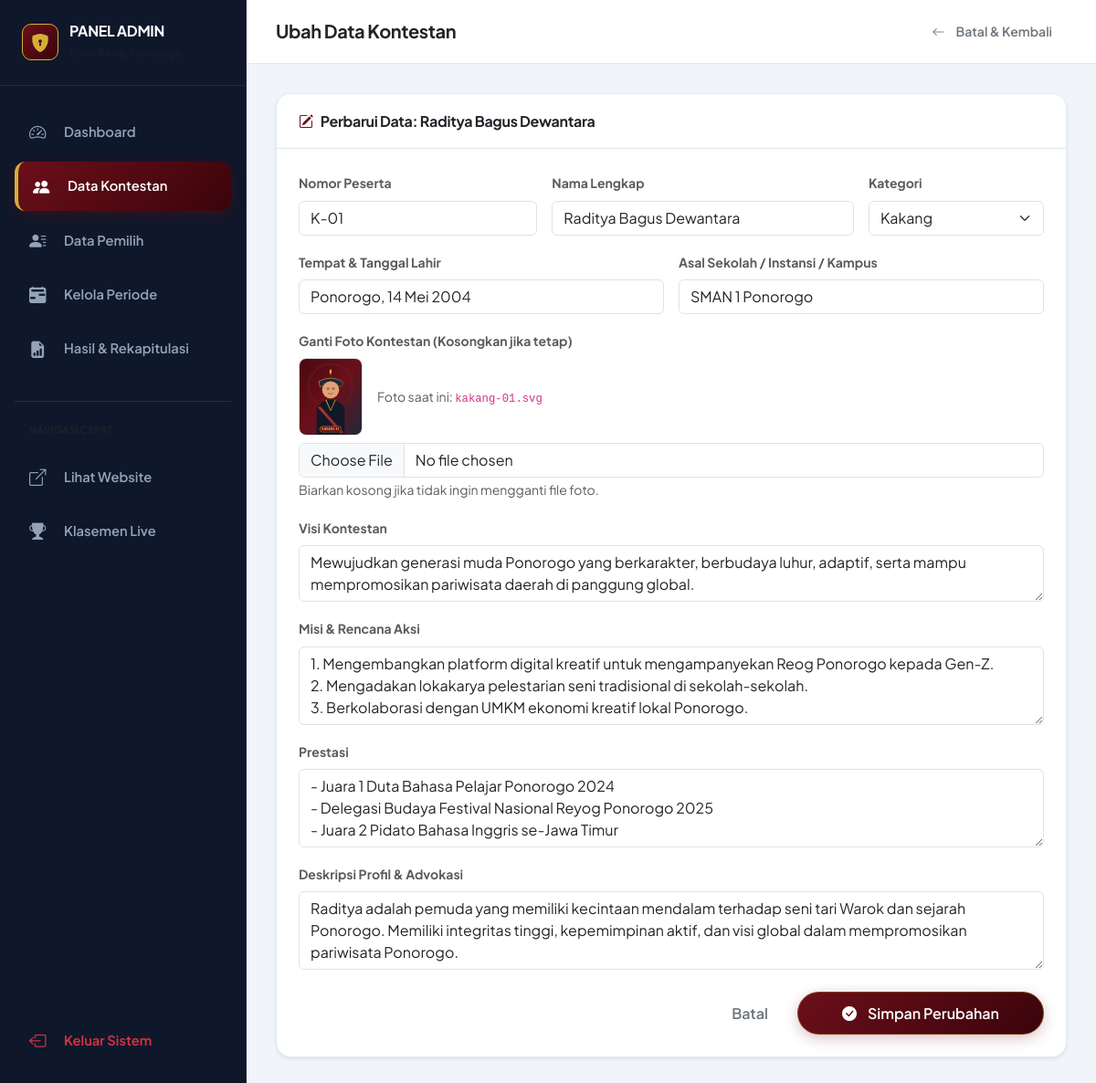
Screenshot of /admin/edit-kontestan.php?id=1 (signed in) with the database file from the repository.
### tables this page shows
CREATE TABLE `kontestan` (
  `id` INT AUTO_INCREMENT PRIMARY KEY,
  `nomor_peserta` VARCHAR(10) NOT NULL,
  `nama` VARCHAR(100) NOT NULL,
  `kategori` ENUM('Kakang', 'Senduk') NOT NULL,
  `ttl` VARCHAR(100) NOT NULL,
  `foto` VARCHAR(255) NOT NULL,
  `asal_instansi` VARCHAR(150) NOT NULL,
  `visi` TEXT NOT NULL,
  `misi` TEXT NOT NULL,
  `prestasi` TEXT NOT NULL,
  `deskripsi` TEXT NOT NULL,
  `created_at` TIMESTAMP NOT NULL DEFAULT CURRENT_TIMESTAMP
);

### admin/edit-kontestan.php (the view, shortened to what this page needs)
<?php
require_once __DIR__ . '/../config/koneksi.php';
$id = isset($_GET['id']) ? (int)$_GET['id'] : 0;
$stmt = $conn->prepare("SELECT * FROM kontestan WHERE id = ? LIMIT 1");
$stmt->bind_param("i", $id);
$stmt->execute();
$res = $stmt->get_result();
$kontestan = $res->fetch_assoc();
?>
<!DOCTYPE html>
<html lang="id">
<head>
  <link href="https://cdn.jsdelivr.net/npm/bootstrap@5.3.2/dist/css/bootstrap.min.css" rel="stylesheet">
  <link rel="stylesheet" href="https://cdn.jsdelivr.net/npm/bootstrap-icons@1.11.3/font/bootstrap-icons.min.css">
  <link rel="stylesheet" href="<?= BASE_URL ?>assets/css/style.css">
</head>
<body>
<div class="admin-layout">
  <?php include __DIR__ . '/sidebar.php'; ?>
  <div class="admin-content">
    <header class="admin-navbar">
      <div class="d-flex align-items-center gap-3">
        <h5 class="fw-bold text-dark mb-0">Ubah Data Kontestan</h5>
      </div>
      <a href="<?= BASE_URL ?>admin/kontestan.php" class="btn btn-outline-secondary btn-sm px-3">
        <i class="bi bi-arrow-left me-1"></i> Batal & Kembali
      </a>
    </header>
    <main class="admin-body">
      <div class="card card-table shadow-sm" style="max-width: 900px; margin: 0 auto;">
        <div class="card-header">
          <h6 class="fw-bold mb-0 text-dark">
            <i class="bi bi-pencil-square text-maroon me-2"></i>Perbarui Data: <?= htmlspecialchars($kontestan['nama']) ?>
          </h6>
        </div>
        <div class="p-4">
          <form action="" method="POST" enctype="multipart/form-data">
            <div class="row g-3 mb-3">
              <div class="col-md-4">
                <label class="form-label fw-bold small text-muted">Nomor Peserta</label>
                <input type="text" name="nomor_peserta" class="form-control" value="<?= htmlspecialchars($kontestan['nomor_peserta']) ?>" required>
              </div>
              <div class="col-md-5">
                <label class="form-label fw-bold small text-muted">Nama Lengkap</label>
                <input type="text" name="nama" class="form-control" value="<?= htmlspecialchars($kontestan['nama']) ?>" required>
              </div>
              <div class="col-md-3">
                <label class="form-label fw-bold small text-muted">Kategori</label>
                <select name="kategori" class="form-select" required>
                  <option value="Kakang" <?= $kontestan['kategori'] === 'Kakang' ? 'selected' : '' ?>>Kakang</option>
                </select>
              </div>
            </div>
            <div class="row g-3 mb-3">
              <div class="col-md-6">
                <label class="form-label fw-bold small text-muted">Tempat & Tanggal Lahir</label>
                <input type="text" name="ttl" class="form-control" value="<?= htmlspecialchars($kontestan['ttl']) ?>" required>
              </div>
              <div class="col-md-6">
                <label class="form-label fw-bold small text-muted">Asal Sekolah / Instansi / Kampus</label>
                <input type="text" name="asal_instansi" class="form-control" value="<?= htmlspecialchars($kontestan['asal_instansi']) ?>" required>
              </div>
            </div>
            <div class="mb-3">
              <label class="form-label fw-bold small text-muted">Ganti Foto Kontestan (Kosongkan jika tetap)</label>
              <div class="d-flex align-items-center gap-3 mb-2">
                <img src="<?= BASE_URL ?>uploads/<?= htmlspecialchars($kontestan['foto']) ?>" alt="Foto Sekarang" class="rounded-3 border" style="width: 70px; height: 85px; object-fit: cover;">
                <span class="small text-muted">Foto saat ini: <code><?= htmlspecialchars($kontestan['foto']) ?></code></span>
              </div>
              <input type="file" name="foto" id="fotoInput" class="form-control" accept=".jpg,.jpeg,.png,.svg,.webp">
              <small class="text-muted">Biarkan kosong jika tidak ingin mengganti file foto.</small>
            </div>
            <div class="mb-3">
              <label class="form-label fw-bold small text-muted">Visi Kontestan</label>
              <textarea name="visi" class="form-control" rows="2" required><?= htmlspecialchars($kontestan['visi']) ?></textarea>
            </div>
            <div class="mb-3">
              <label class="form-label fw-bold small text-muted">Misi & Rencana Aksi</label>
              <textarea name="misi" class="form-control" rows="3" required><?= htmlspecialchars($kontestan['misi']) ?></textarea>
            </div>
            <div class="mb-3">
              <label class="form-label fw-bold small text-muted">Prestasi</label>
              <textarea name="prestasi" class="form-control" rows="3" required><?= htmlspecialchars($kontestan['prestasi']) ?></textarea>
            </div>
            <div class="mb-4">
              <label class="form-label fw-bold small text-muted">Deskripsi Profil & Advokasi</label>
              <textarea name="deskripsi" class="form-control" rows="3" required><?= htmlspecialchars($kontestan['deskripsi']) ?></textarea>
            </div>
            <div class="d-flex justify-content-end gap-2">
              <a href="<?= BASE_URL ?>admin/kontestan.php" class="btn btn-outline-secondary px-4">Batal</a>
              <button type="submit" class="btn btn-maroon px-5">
                <i class="bi bi-check-circle-fill me-1"></i> Simpan Perubahan
              </button>
            </div>
          </form>
        </div>
      </div>
    </main>
  </div>
</div>
</body>
</html>

### assets/css/style.css (style rules this page uses)
:root { --font-main: 'Plus Jakarta Sans', -apple-system, BlinkMacSystemFont, 'Segoe UI', Roboto, sans-serif; --font-serif: 'Playfair Display', Georgia, serif; --primary-maroon: #6B0F1A; --primary-maroon-dark: #4A0810; --primary-maroon-light: #8E1B29; --primary-maroon-soft: #FDF2F3; --royal-gold: #D4AF37; --royal-gold-dark: #A98622; --royal-gold-light: #F6E6B4; --royal-gold-soft: #FCF9EE; --dark-charcoal: #1E293B; --slate-dark: #0F172A; --slate-muted: #64748B; --slate-border: #E2E8F0; --bg-clean: #F8FAFC; --bg-white: #FFFFFF; --grad-maroon: linear-gradient(135deg, #6B0F1A 0%, #3B040B 100%); --grad-gold: linear-gradient(135deg, #ECC860 0%, #D4AF37 50%, #A98622 100%); --grad-hero: linear-gradient(135deg, rgba(20, 2, 5, 0.94) 0%, rgba(74, 8, 16, 0.90) 50%, rgba(15, 23, 42, 0.95) 100%); --grad-kakang: linear-gradient(135deg, #6B0F1A 0%, #A31E2C 100%); --grad-senduk: linear-gradient(135deg, #B83253 0%, #D4AF37 100%); --grad-podium-1: linear-gradient(180deg, #FFE894 0%, #D4AF37 100%); --grad-podium-2: linear-gradient(180deg, #E2E8F0 0%, #94A3B8 100%); --grad-podium-3: linear-gradient(180deg, #F3BA88 0%, #C06C3E 100%); --shadow-sm: 0 2px 4px rgba(30, 41, 59, 0.04); --shadow-md: 0 8px 20px rgba(30, 41, 59, 0.08); --shadow-lg: 0 16px 36px rgba(107, 15, 26, 0.12); --shadow-hover: 0 22px 45px rgba(107, 15, 26, 0.22); --shadow-gold: 0 10px 25px rgba(212, 175, 55, 0.35); --glass-bg: rgba(255, 255, 255, 0.92); --glass-border: rgba(212, 175, 55, 0.25); --glass-blur: blur(14px); --radius-sm: 8px; --radius-md: 12px; --radius-lg: 16px; --radius-xl: 24px; --radius-pill: 50px; --transition-normal: all 0.3s cubic-bezier(0.4, 0, 0.2, 1); }
* { box-sizing: border-box; }
body { font-family: var(--font-main); background-color: var(--bg-clean); color: var(--dark-charcoal); line-height: 1.6; min-height: 100vh; display: flex; flex-direction: column; overflow-x: hidden; }
main { flex: 1 0 auto; }
h1, h2, h3, h4, h5, h6 { font-weight: 700; color: var(--dark-charcoal); letter-spacing: -0.02em; }
.text-maroon { color: var(--primary-maroon) !important; }
.btn { font-weight: 600; border-radius: var(--radius-pill); padding: 0.65rem 1.6rem; transition: var(--transition-normal); display: inline-flex; align-items: center; justify-content: center; gap: 8px; border: none; }
.btn-maroon { background: var(--grad-maroon); color: #FFFFFF !important; box-shadow: 0 4px 15px rgba(107, 15, 26, 0.25); border: 1px solid rgba(212, 175, 55, 0.3); }
.admin-layout { display: flex; min-height: 100vh; }
.admin-content { flex: 1; background: #F1F5F9; display: flex; flex-direction: column; min-width: 0; }
.admin-navbar { background: #FFFFFF; border-bottom: 1px solid var(--slate-border); padding: 0.85rem 2rem; display: flex; align-items: center; justify-content: space-between; }
.admin-body { padding: 2rem; flex: 1; }
.card-table { background: #FFFFFF; border-radius: var(--radius-lg); border: 1px solid var(--slate-border); box-shadow: var(--shadow-sm); overflow: hidden; }
.card-table .card-header { background: #FFFFFF; border-bottom: 1px solid var(--slate-border); padding: 1.25rem 1.5rem; display: flex; align-items: center; justify-content: space-between; }

### rows the page displays
kontestan: nama "Raditya Bagus Dewantara", nomor_peserta "K-01", kategori "Kakang", ttl "Ponorogo, 14 Mei 2004", asal_instansi "SMAN 1 Ponorogo", foto (picture), foto "kakang-01.svg", visi "Mewujudkan generasi muda Ponorogo yang berkarakter, berbudaya luhur, adaptif, serta mampu mempromosikan pariwisata daerah di panggung global.", misi "1. Mengembangkan platform digital kreatif untuk mengampanyekan Reog Ponorogo kepada Gen-Z. 2. Mengadakan lokakarya pelestarian seni tradisional di sekolah-sekolah. 3. Berkolaborasi dengan UMKM ekonomi kreatif lokal Ponorogo.", prestasi "- Juara 1 Duta Bahasa Pelajar Ponorogo 2024 - Delegasi Budaya Festival Nasional Reyog Ponorogo 2025 - Juara 2 Pidato Bahasa Inggris se-Jawa Timur", deskripsi "Raditya adalah pemuda yang memiliki kecintaan mendalam terhadap seni tari Warok dan sejarah Ponorogo. Memiliki integritas tinggi, kepemimpinan aktif, dan visi global dalam mempromosikan pariwisata Ponorogo."
